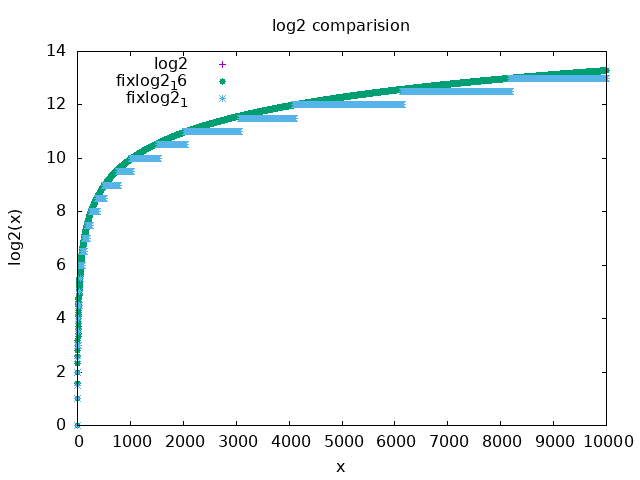

The script that saved this image:
set title "log2 comparision"
set xlabel "x"
set ylabel "log2(x)"
set terminal png font " Times_New_Roman,12 "
set output "log2.png"
set xtic 1000
set key left


plot \
"log2.csv" using 1:2 with points pointsize 1 title "log2", \
"log2.csv" using 1:3 with points pointsize 1 pointtype 7 title "fixlog2_16", \
"log2.csv" using 1:4 with points pointsize 1 title "fixlog2_1", \